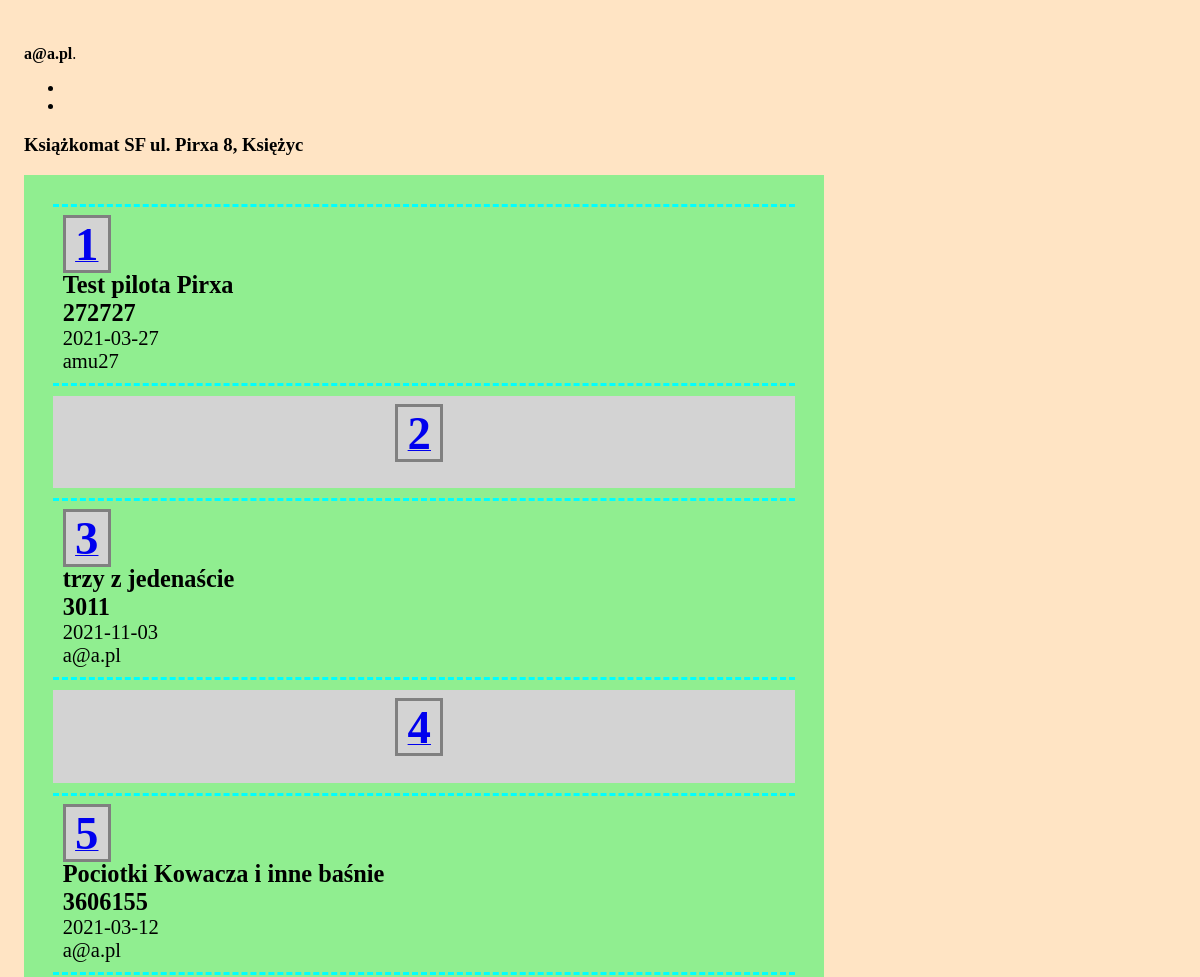
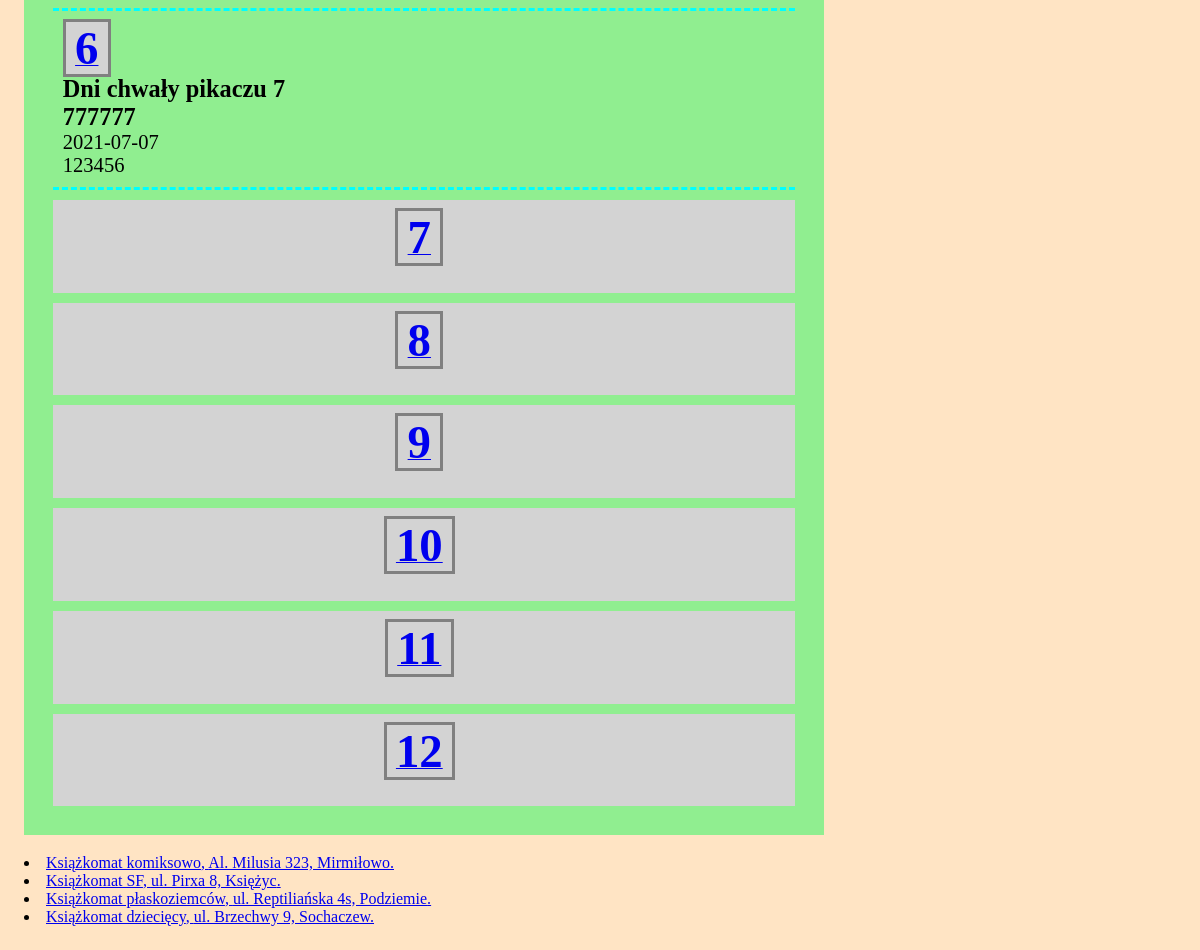
The app's page /machine.php?id=15 (signed in) with its own data (2 pictures, top to bottom).
### tables this page shows
CREATE TABLE "unit" (
    "unit_id" INTEGER PRIMARY KEY AUTOINCREMENT NOT NULL,
    "unit_name" TEXT,
    "unit_address" TEXT,
    "number_columns" INTEGER,
    "number_box" INTEGER
);

CREATE TABLE "user" (
    "id" INTEGER PRIMARY KEY AUTOINCREMENT NOT NULL,
    "date_insertion" DATETIME,
    "title" TEXT,
    "access_code" TEXT,
    "user_id" INTEGER,
    "box_nr" INTEGER,
    "unit_id" INTEGER
);

### machine.php (the view, shortened to what this page needs)
<?php
require 'config.php';
$db = new MyDB($dbfile);
$selected_unit = filter_input(INPUT_GET, 'id', FILTER_VALIDATE_INT);
$stm = $db->query("SELECT unit_id, unit_name, unit_address, number_box FROM unit");
while ($row = $stm->fetchArray(1)) {
    $unit_id = $row['unit_id'];
    $unit_name = $row['unit_name'];
    $unit_address = $row['unit_address'];
    $unit = "<li><a href=\"?id=$unit_id\">$unit_name, $unit_address.</a></li>";
    $all_units .= $unit;
}
function selected_machine($db, $selected_unit, $info)
{
    $unit_name = "";
    $unit_address = "";
    $number_box = "";
    $stm = $db->prepare("SELECT * from unit where unit_id = :unit_id");
    $stm->bindValue(':unit_id', $selected_unit);
    $score = $stm->execute();
    while ($row = $score->fetchArray(1)) {
        $unit_name = $row['unit_name'];
        $unit_address = $row['unit_address'];
        $number_columns = $row['number_columns'];
        $number_box = $row['number_box'];
    };
    $numbox = 1;
    $k = 1;
    $r = 0;
    $drawing_start = "\n<div  class=\"edycja\">\n";
    $drawing_body = "";
    while ($numbox <= $number_box) {
        $stm = $db->prepare("SELECT unit_name, unit_address from unit where unit_id = :unit_id");
        $stm->bindValue(':unit_id', $selected_unit);
        $score = $stm->execute();
        while ($row = $score->fetchArray(1)) {
            $unit_name = $row['unit_name'];
            $unit_address = $row['unit_address'];
        };
        $stm_box = $db->prepare("SELECT * from user where box_nr = :numbox and unit_id = :unit_id");
        $stm_box->bindValue(':numbox', $numbox);
        $stm_box->bindValue(':unit_id', $selected_unit);
        $score_box = $stm_box->execute();
        $date_insertion = "";
        $title = "";
        $access_code = "";
        $user_id = "";
        while ($row_box = $score_box->fetchArray(1)) {
            $date_insertion = $row_box['date_insertion'];
            $title = $row_box['title'];
            $access_code = $row_box['access_code'];
            $user_id = $row_box['user_id'];
        };
        $box_full = "";
        if (strlen($date_insertion) > 1) {
            $single_box = "<div class=\"machine-box pelna  \">
        <div class=\"\"><a href=\"edit-box.php?box=$numbox&id=$selected_unit\"><span class=\"box-number\">$numbox</span></a>
        $box_full</div><a href=\"edit-box.php?box=$numbox&id=$selected_unit\" class=\"decoration-none\">
        <div>" . $info['book_title'] . " <span class=\"main-data\">$title</span>
        </div>
        <div>" . $info['lockbox_code'] . " <span class=\"main-data\">$access_code</span></div>
        <div>" . $info['date_emptying'] . " <span class=\"highlighted-description\">$date_insertion</span></div>
        <div>" . $info['reader_id'] . " <span class=\"highlighted-description\">$user_id</span></div>
        </a>\n</div>";
        } else {
            $single_box = "<div class=\"grid-item pusta\">
        <div class=\"\"><a href=\"edit-box.php?box=$numbox&id=$selected_unit\"><span class=\"box-number\">$numbox</span></a>
        $box_full<p class=\"alert\"><a href=\"edit-box.php?box=$numbox&id=$selected_unit\">" . $info['box_empty'] . "</a></p>
        </div>\n</div>";
        }
        $drawing_body = $drawing_body . " $single_box  ";
        if ($k < $number_columns) {
            $k++;
            $r++;
        } else {
            $k = 1;
            $drawing_body = $drawing_body . "";
        }
        $numbox++;
    }
    $drawing_stop = "</div>\n";
    $drawing_selected_machine = $drawing_start . $drawing_body . $drawing_stop;
    $unit_info = array($drawing_selected_machine, $unit_name, $unit_address);
    return $unit_info;
}
$unit_info = selected_machine($db, $selected_unit, $info);
$select_machine = $unit_info[1] . " " . $unit_info[2];
$all_units_after = "";
if (is_int($selected_unit)) {
    $unit_template = $unit_info[0];
    $all_units_after = $all_units;
} else {
    $select_machine = $info['select_machine'];
    $unit_template = "";
    $select_machine_after = "";
}
echo $page_head . "\n\t\t<title>" . $info['machine_title']; ?></title>
</head>
<body>
    <?php
    if (isset($_SESSION["name"])) {
    ?>
        <header class="page-header">
            <?php echo $info['admin_login_info'] . " <b>" . $_SESSION['name']; ?></b>.<br>
        </header>
        <nav>
            <ul>
                <li><?php echo $info['admin_logout']; ?></li>
                <li><?php echo $info['admin_page']; ?></li>
            </ul>
        </nav>
        <main role="main">
            <section>
                <h3 class=""><?php echo $select_machine; ?></h3>
            </section>
            <section>
                <h3 class=""><?php echo $unit_template;  ?></h3>
                <?php echo $all_units_after; ?>
            </section>
        </main>
    <?php
    } else {
        echo '<header class="page-header">
        <h1>' . $info["machine_message"] . '</h1>
        <h2><a href="login.php">' . $info["login_first"] . '</a></h2>
    </header>';
    }
    ?>
</body>
</html>

### style.css (style rules this page uses)
.grid-item { padding: 10px; margin: 10px; text-align: center; }
.pelna { background: lightgreen; color: black; }
.pusta { background: lightgray; color: black; }
.main-data { font-weight: bold; font-size: 1.3em; }
.highlighted-description { font-weight: normal; font-size: 1.1em; color: #000; }
.box-number { font-size: 2.5em; font-weight: bold; border-color: gray; background-color: lightgray; border-style: solid; margin-right: .2em; padding-left: 0.2em; padding-right: .2em; }
.machine-box { padding: 10px; margin: 10px; border-bottom: aqua; border-top: aqua; border-top-style: dashed; border-bottom-style: dashed; }
.decoration-none { text-decoration: none; color: black; }
.edycja { background: lightgreen; color: black; padding: 1em; margin-bottom: 1em; }
body { padding: 1em; background-color: bisque; max-width: 800px; }

### records on screen
unit: select_machine "Książkomat SF ul. Pirxa 8, Księżyc", unit_name "Książkomat SF", unit_address "ul. Pirxa 8, Księżyc"
user: title "Test pilota Pirxa", access_code "272727", date_insertion "2021-03-27", user "amu27"
user: title "trzy z jedenaście", access_code "3011", date_insertion "2021-11-03", user "a@a.pl"
user: title "Pociotki Kowacza i inne baśnie", access_code "3606155", date_insertion "2021-03-12", user "a@a.pl"
user: title "Dni chwały pikaczu 7", access_code "777777", date_insertion "2021-07-07", user "123456"
unit: unit_name "Książkomat komiksowo", unit_address "Al. Milusia 323, Mirmiłowo"
unit: unit_name "Książkomat płaskoziemców", unit_address "ul. Reptiliańska 4s, Podziemie"
unit: unit_name "Książkomat dziecięcy", unit_address "ul. Brzechwy 9, Sochaczew"

### other values on screen
$_SESSION['name'] "a@a.pl"
